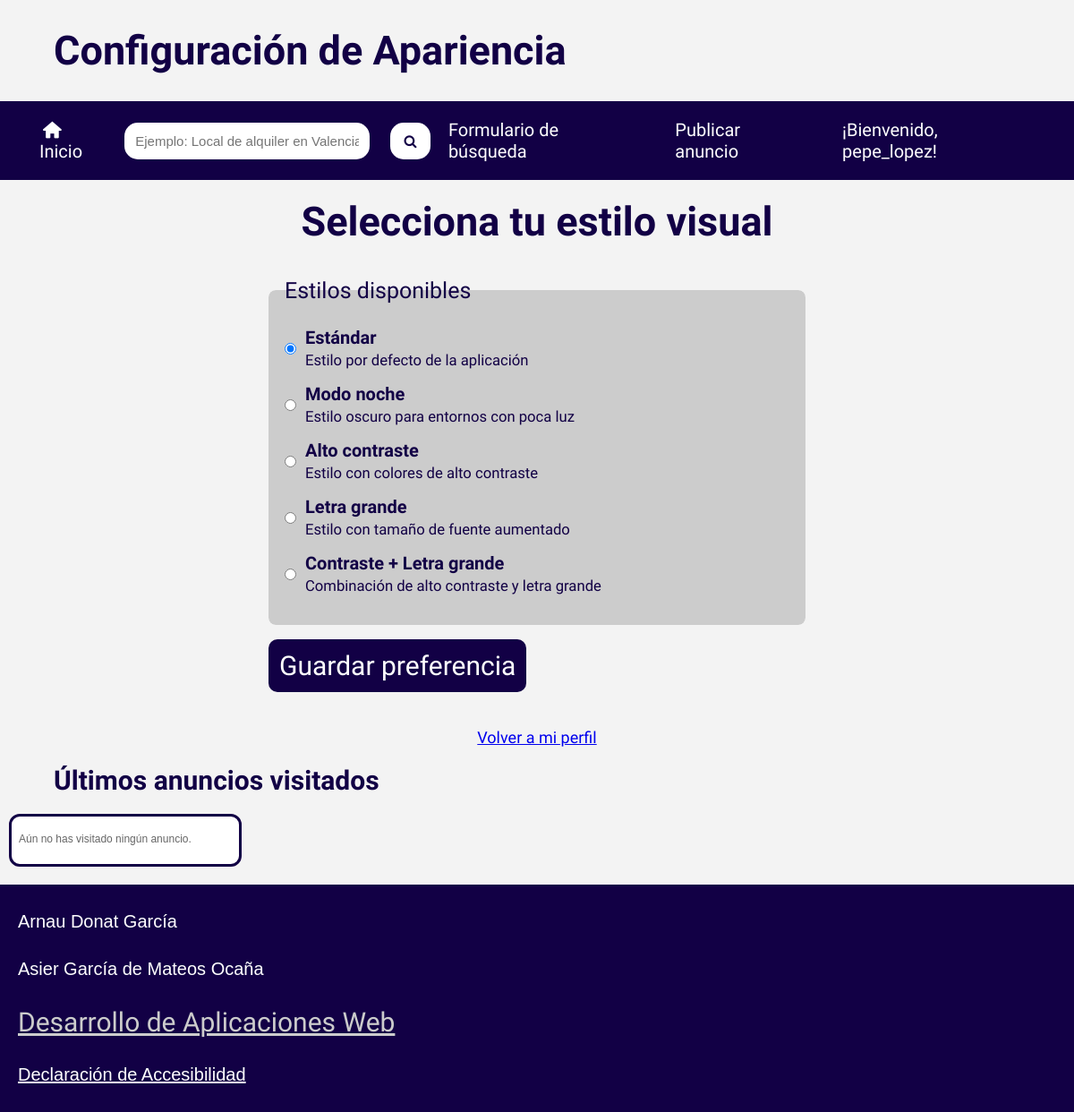
The app's page /configurar.php (signed in) with its own data.
### tables this page shows
CREATE TABLE `estilos` (
  `IdEstilo` int(11) NOT NULL,
  `Nombre` varchar(255) NOT NULL,
  `Descripcion` text DEFAULT NULL,
  `Fichero` varchar(255) NOT NULL
);

### configurar.php (the view, shortened to what this page needs)
<?php
$userId = $_SESSION['user_id'];
$config = parse_ini_file('config.ini');
@$mysqli = new mysqli($config['Server'], $config['User'], $config['Password'], $config['Database']);
$mysqli->set_charset('utf8mb4');
$estilos = [];
if ($res = $mysqli->query("SELECT IdEstilo, Nombre, Fichero, Descripcion FROM ESTILOS ORDER BY IdEstilo ASC")) {
    while ($row = $res->fetch_assoc()) {
        $estilos[] = $row;
    }
}
$estiloActualId = 1;
$stmtUser = $mysqli->prepare("SELECT Estilo FROM USUARIOS WHERE IdUsuario = ?");
$stmtUser->bind_param("i", $userId);
$stmtUser->execute();
$stmtUser->bind_result($dbEstiloId);
if ($stmtUser->fetch()) {
    $estiloActualId = $dbEstiloId;
}
require 'cabecera.php';
?>
<section class="forms">
    <h2>Selecciona tu estilo visual</h2>
    <form action="configurar.php" method="post" class="lista-estilos">
        <fieldset>
            <legend>Estilos disponibles</legend>
            <?php foreach ($estilos as $est): ?>
                <?php
                    $id = (int)$est['IdEstilo'];
                    $nombre = htmlspecialchars($est['Nombre']);
                    $desc = htmlspecialchars($est['Descripcion']);
                    $checked = ($id === $estiloActualId) ? 'checked' : '';
                ?>
                <div style="margin-bottom: 10px;">
                    <label style="display:inline-flex; align-items:center; gap:10px; width:100%; cursor:pointer;">
                        <input type="radio" name="estilo" value="<?php echo $id; ?>" <?php echo $checked; ?>>
                        <span>
                            <strong><?php echo $nombre; ?></strong>
                            <br>
                            <small style="font-weight:normal;"><?php echo $desc; ?></small>
                        </span>
                    </label>
                </div>
            <?php endforeach; ?>
        </fieldset>
        <button type="submit">Guardar preferencia</button>
    </form>
    <p style="text-align:center; margin-top:20px;">
        <a href="perfil.php">Volver a mi perfil</a>
    </p>
</section>
<?php
require 'pie.php';
?>

### estilos/minimum.css (style rules this page uses)
* { padding: 0; margin: 0; box-sizing: border-box; }
html { font-size: 10px; background-color: var(--fondo); --fondo: #f3f3f3; --fondo2: #cccccc; --titulos: #120045; }

### estilos/maximum.css (style rules this page uses)
* { padding: 0; margin: 0; box-sizing: border-box; }
html { font-size: 10px; background-color: var(--fondo); --fondo: #f3f3f3; --fondo2: #cccccc; --titulos: #120045; }

### estilos/medium.css (style rules this page uses)
* { padding: 0; margin: 0; box-sizing: border-box; }
html { font-size: 10px; background-color: var(--fondo); --fondo: #f3f3f3; --fondo2: #cccccc; --titulos: #120045; }

### estilos/dark.css (style rules this page uses)
html { background-color: var(--fondo); --fondo: #241f1f; --fondo2: #383131; --titulos: #9892aa; }

### estilos/contrast.css (style rules this page uses)
html { background-color: var(--fondo); --fondo: #ffffff; --fondo2: #ffffff; --titulos: #000a52; --contrasteFondo: #000a52; }

### estilos/big.css (style rules this page uses)
html { font-size: 15px; }

### estilos/contrast-big.css (style rules this page uses)
html { background-color: var(--fondo); --fondo: #ffffff; --fondo2: #ffffff; --titulos: #000a52; --contrasteFondo: #000a52; font-size: 15px; }

### estilos/print.css (style rules this page uses)
* { -webkit-print-color-adjust: exact; print-color-adjust: exact; }

### records on screen
estilos: Nombre "Estándar", Descripcion "Estilo por defecto de la aplicación"
estilos: Nombre "Modo noche", Descripcion "Estilo oscuro para entornos con poca luz"
estilos: Nombre "Alto contraste", Descripcion "Estilo con colores de alto contraste"
estilos: Nombre "Letra grande", Descripcion "Estilo con tamaño de fuente aumentado"
estilos: Nombre "Contraste + Letra grande", Descripcion "Combinación de alto contraste y letra grande"

### other values on screen
$encabezado "Configuración de Apariencia"
$username "pepe_lopez"
